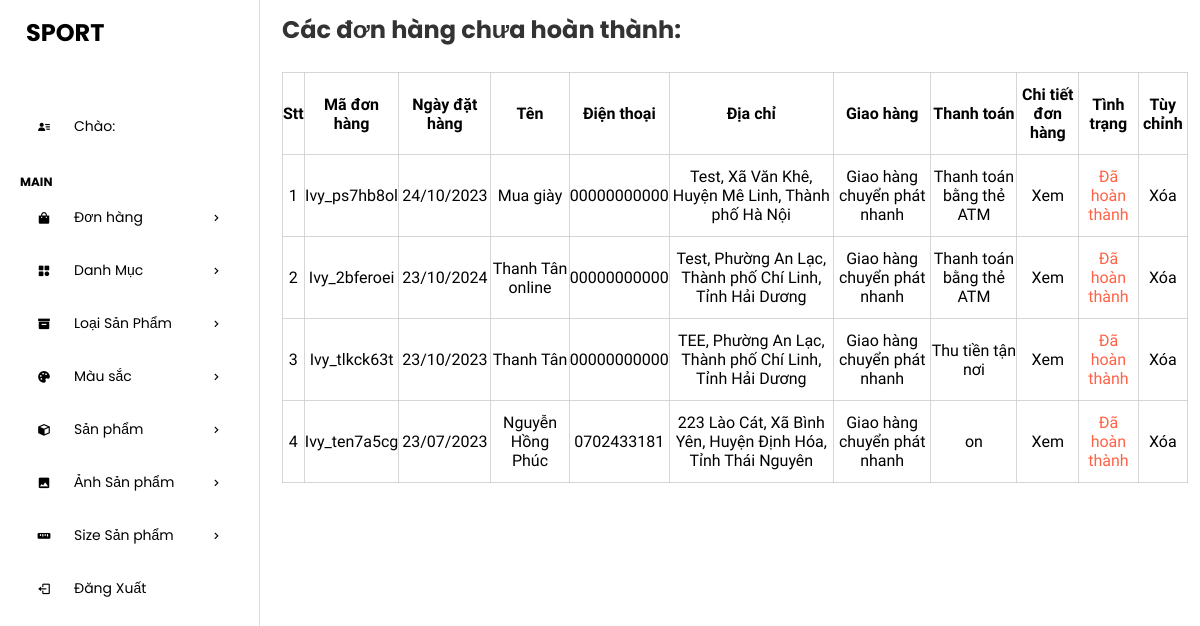
/admin/admin/orderlist.php (signed in), run on the app's committed database.
### tables this page shows
CREATE TABLE `tbl_order` (
  `order_id` int(11) NOT NULL,
  `session_idA` varchar(255) NOT NULL,
  `loaikhach` varchar(255) NOT NULL,
  `customer_name` varchar(255) NOT NULL,
  `customer_phone` varchar(255) NOT NULL,
  `customer_tinh` varchar(255) NOT NULL,
  `customer_huyen` varchar(255) NOT NULL,
  `customer_xa` varchar(255) NOT NULL,
  `customer_diachi` varchar(255) NOT NULL
);

CREATE TABLE `tbl_payment` (
  `payment_id` int(11) NOT NULL,
  `session_idA` varchar(255) NOT NULL,
  `giaohang` varchar(255) NOT NULL,
  `thanhtoan` varchar(255) NOT NULL,
  `order_date` varchar(255) NOT NULL,
  `statusA` int(11) NOT NULL
);

CREATE TABLE `tbl_diachi` (
  `tinh_tp` varchar(22) DEFAULT NULL,
  `ma_tinh` varchar(2) DEFAULT NULL,
  `quan_huyen` varchar(29) DEFAULT NULL,
  `ma_qh` varchar(3) DEFAULT NULL,
  `phuong_xa` varchar(29) DEFAULT NULL,
  `ma_px` varchar(5) DEFAULT NULL
);

### admin/admin/lib/database.php (called while the page is built, shortened)
<?php
class Database
{
    public $host = DB_HOST;
    public $user = DB_USER;
    public $pass = DB_PASS;
    public $dbname = DB_NAME;
    public $link;
    private function connectDB()
    {
        try {
            $this->link = new PDO("mysql:host={$this->host};dbname={$this->dbname}", $this->user, $this->pass);
            $this->link->setAttribute(PDO::ATTR_ERRMODE, PDO::ERRMODE_EXCEPTION);
            $this->link->exec("set names utf8");
        } catch (PDOException $e) {
            $this->error = "Connection fail: " . $e->getMessage();
            return false;
        }
    }
    public function select($query, $params = [])
    {
        try {
            $stmt = $this->link->prepare($query);
            $stmt->execute($params);
            return $stmt;
        } catch (PDOException $e) {
            $this->error = "Query failed: " . $e->getMessage();
            return false;
        }
    }
}

### admin/admin/class/product_class.php (called while the page is built, shortened)
<?php
class product
{
    private $db;
    public function __construct()
    {
        $this->db = new Database();
    }
    public function show_order()
    {
        $query = "SELECT tbl_order.*, tbl_payment.*, tbl_diachi.*
              FROM tbl_order
              INNER JOIN tbl_payment ON tbl_order.session_idA = tbl_payment.session_idA
              INNER JOIN tbl_diachi ON tbl_order.customer_xa = tbl_diachi.ma_px
              WHERE tbl_payment.statusA = 0
              ORDER BY tbl_payment.payment_id DESC";
        $result = $this->db->select($query);
        return $result;
    }
}
?>

### admin/admin/orderlist.php (the view, shortened to what this page needs)
<?php
include "header.php";
include "leftside.php";
?>
<?php
$product = new product();
?>
<div class="admin-content-right">
    <h1 style="color:#333">Các đơn hàng chưa hoàn thành:</h1>
    <br>
    <div class="table-content">
        <table>
            <tr>
                <th>Stt</th>
                <th>Mã đơn hàng</th>
                <th>Ngày đặt hàng</th>
                <th>Tên</th>
                <th>Điện thoại</th>
                <th>Địa chỉ</th>
                <th>Giao hàng</th>
                <th>Thanh toán</th>
                <th>Chi tiết đơn hàng</th>
                <th>Tình trạng</th>
                <th>Tùy chỉnh</th>
            </tr>
            <?php
            $show_order = $product->show_order();
            if ($show_order && $show_order->rowCount() > 0) {
                $i = 0;
                while ($result = $show_order->fetch(PDO::FETCH_ASSOC)) {
                    $i++;
                    ?>
                    <tr>
                        <td> <?php echo $i ?></td>
                        <td> Ivy_<?php $ma = substr($result['session_idA'], 0, 8);
                        echo $ma ?></td>
                        <td> <?php echo $result['order_date'] ?></td>
                        <td> <?php echo $result['customer_name'] ?></td>
                        <td> <?php echo $result['customer_phone'] ?></td>
                        <td> <?php echo $result['customer_diachi'] ?>, <?php echo $result['phuong_xa'] ?>,
                            <?php echo $result['quan_huyen'] ?>, <?php echo $result['tinh_tp'] ?>
                        </td>
                        <td> <?php echo $result['giaohang'] ?></td>
                        <td> <?php echo $result['thanhtoan'] ?></td>
                        <td> <a href="orderdetail.php?order_ma=<?php echo $result['session_idA'] ?>">Xem</a></td>
                        <td><a style="color:tomato" href="?status=1&session_idA=<?php echo $result['session_idA'] ?>">Đã hoàn
                                thành</a></td>
                        <td><a href="orderdelete.php?session_idA=<?php echo $result['session_idA'] ?>"
                                onclick="return confirm('Đơn hàng sẽ bị xóa vĩnh viễn, bạn có chắc muốn tiếp tục không?');">Xóa</a>
                        </td>
                    </tr>
                    <?php
                }
            }
            ?>
        </table>
    </div>
</div>
</section>
</body>
</html>

### admin/admin/css/style.css (style rules this page uses)
:root { --maincolor: #58257b; --subcolor: #a083b4; }
* { padding: 0; margin: 0; box-sizing: border-box; }
body { font-family: "Poppins", sans-serif; }
a { text-decoration: none; color: black; }
.admin-content-right { width: 80%; background-color: #fff; padding: 12px 12px; height: 100vh; overflow-y: scroll; }
.table-content table { width: 100%; }
.table-content table, th, td { text-align: center; border: 1px solid #cccc; border-collapse: collapse; padding: 12px 0; font-family: "Bona Nova", serif; }

### data on the page
tbl_order: tbl_payment.session_idA "ps7hb8ol", tbl_payment.order_date "24/10/2023", customer_name "Mua giày", customer_phone "00000000000", customer_diachi "Test", tbl_diachi.phuong_xa "Xã Văn Khê", tbl_diachi.quan_huyen "Huyện Mê Linh", tbl_diachi.tinh_tp "Thành phố Hà Nội", tbl_payment.giaohang "Giao hàng chuyển phát nhanh", tbl_payment.thanhtoan "Thanh toán bằng thẻ ATM"
tbl_order: tbl_payment.session_idA "2bferoei", tbl_payment.order_date "23/10/2024", customer_name "Thanh Tân online", customer_phone "00000000000", customer_diachi "Test", tbl_diachi.phuong_xa "Phường An Lạc", tbl_diachi.quan_huyen "Thành phố Chí Linh", tbl_diachi.tinh_tp "Tỉnh Hải Dương", tbl_payment.giaohang "Giao hàng chuyển phát nhanh", tbl_payment.thanhtoan "Thanh toán bằng thẻ ATM"
tbl_order: tbl_payment.session_idA "tlkck63t", tbl_payment.order_date "23/10/2023", customer_name "Thanh Tân", customer_phone "00000000000", customer_diachi "TEE", tbl_diachi.phuong_xa "Phường An Lạc", tbl_diachi.quan_huyen "Thành phố Chí Linh", tbl_diachi.tinh_tp "Tỉnh Hải Dương", tbl_payment.giaohang "Giao hàng chuyển phát nhanh", tbl_payment.thanhtoan "Thu tiền tận nơi"
tbl_order: tbl_payment.session_idA "ten7a5cg", tbl_payment.order_date "23/07/2023", customer_name "Nguyễn Hồng Phúc", customer_phone "0702433181", customer_diachi "223 Lào Cát", tbl_diachi.phuong_xa "Xã Bình Yên", tbl_diachi.quan_huyen "Huyện Định Hóa", tbl_diachi.tinh_tp "Tỉnh Thái Nguyên", tbl_payment.giaohang "Giao hàng chuyển phát nhanh", tbl_payment.thanhtoan "on"
